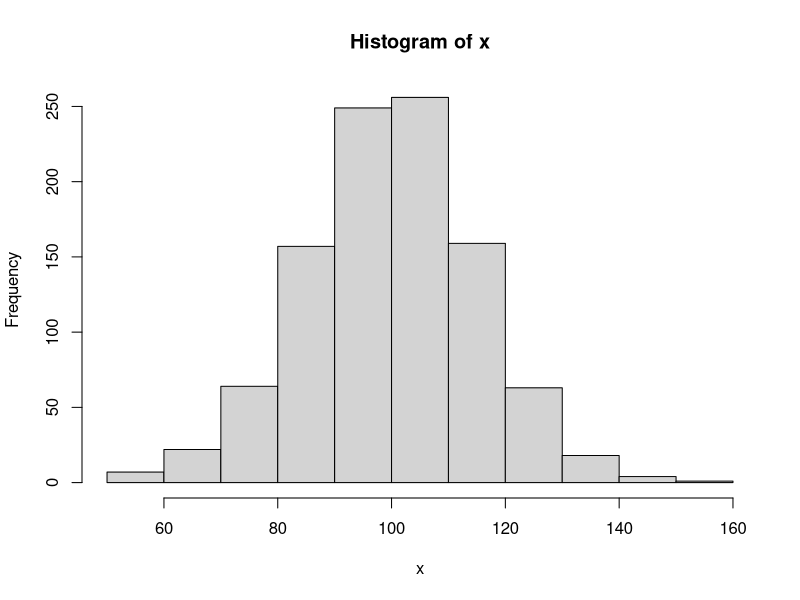
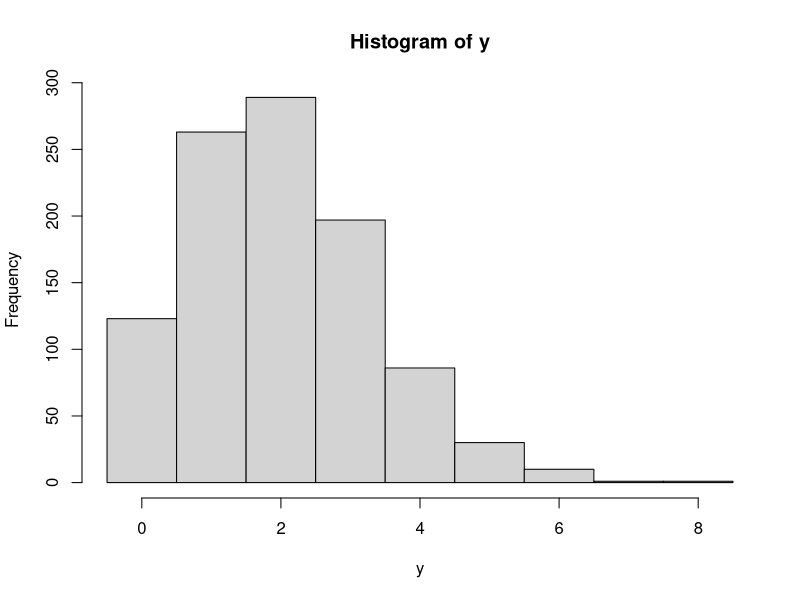

These figures' R source, in order:
## ---- echo = FALSE, message = FALSE--------------------------------------
knitr::opts_chunk$set(comment = "")
library(openssl)

## ------------------------------------------------------------------------
rnd <- rand_bytes(10)
print(rnd)

## ------------------------------------------------------------------------
as.numeric(rnd)

## ------------------------------------------------------------------------
x <- rand_bytes(1)
as.logical(rawToBits(x))

## ------------------------------------------------------------------------
rand_num(10)

## ------------------------------------------------------------------------
# Secure rnorm
x <- qnorm(rand_num(1000), mean = 100, sd = 15)
hist(x)

## ------------------------------------------------------------------------
# Secure rbinom
y <- qbinom(rand_num(1000), size = 20, prob = 0.1)
hist(y, breaks = -.5:(max(y)+1))
